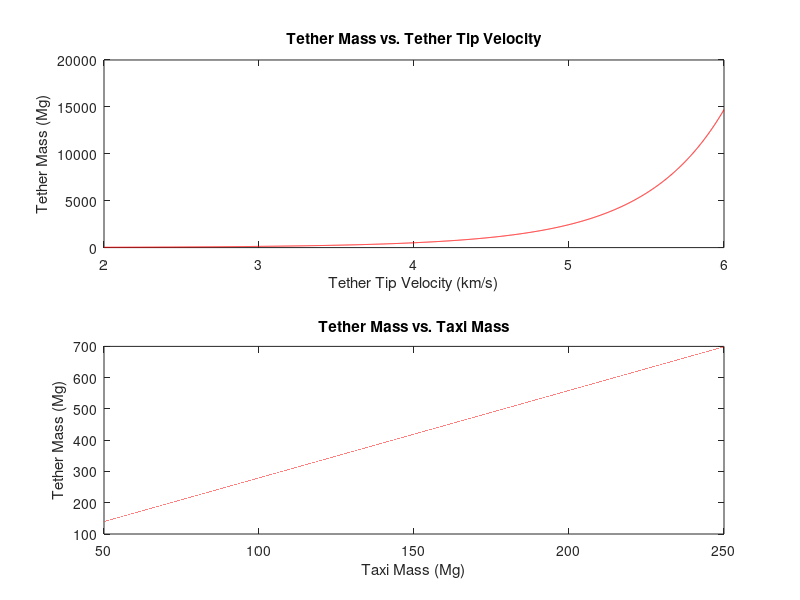

Write the MATLAB code that produced this figure.
%%This script is designed to assess the impact of the tether tip velocity
%%and taxi mass on the tether mass. This script achieves that by plotting
%%the relations next to each other.
%%Author: Steven Lach

density = 970; %Material density (kg/m^3)
uts = 3.325; %ultimat tensile strength (GPa)

%%Tether Mass vs Tip Velocity
velocityvar = [2000:1:6000]; %Max tether tip Velocity (m/s)
mass = [190000]; %Taxi Mass (kg)
sf = [10]; %Safety Factor

ts = (uts)*1e9; %Tensile Strength with safety factor built in
velmasstether = (mass.*velocityvar.*(density./(2.*ts)).^.5.*pi.^.5.*exp(density.*velocityvar.^2./(2.*ts)).*erf(velocityvar.*(density./(2*ts)).^.5))./1000; %Mass of the tether(Mg)
velmasstether = velmasstether./sf; %Adding the safety factor

%%Tether Mass vs Tether Mass
velocity = 4021.8; %Max tether tip velocity (m/s)
massvar = [50000:1:250000];
taximasstether = (massvar.*velocity.*(density./(2.*ts)).^.5.*pi.^.5.*exp(density.*velocity.^2./(2.*ts)).*erf(velocity.*(density./(2*ts)).^.5))./1000; %Mass of the tether(Mg)
taximasstether = taximasstether./sf; %Adding the safety factor

%%Output Plots
figure()
%%Tether Mass vs. Tether Tip Velocity
subplot(2,1,1) 
plot(velocityvar/1000, velmasstether, '-r')
title('Tether Mass vs. Tether Tip Velocity')
xlabel('Tether Tip Velocity (km/s)')
ylabel('Tether Mass (Mg)')

%%Tether Mass vs. Taxi Mass
subplot(2,1,2)
plot(massvar/1000, taximasstether, '-r')
title('Tether Mass vs. Taxi Mass')
xlabel('Taxi Mass (Mg)')
ylabel('Tether Mass (Mg)')
